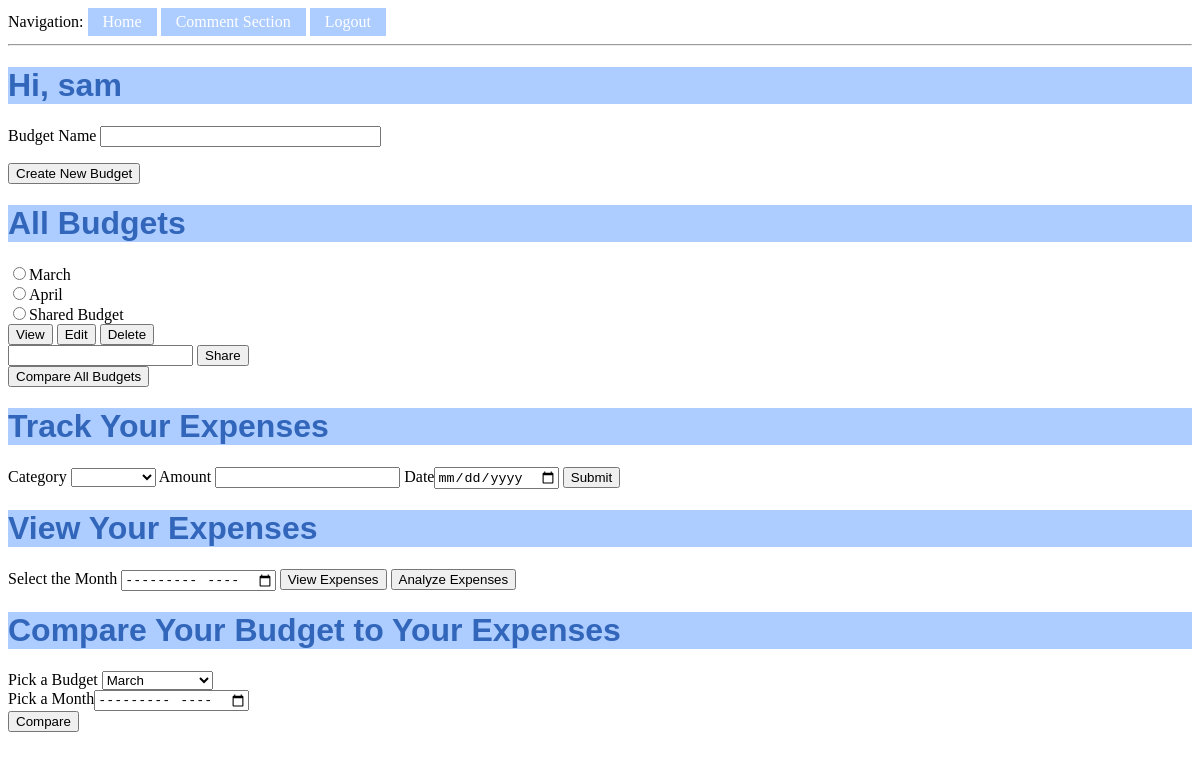
Page /index (signed in) on the committed database.
### app/models.py (models this page shows, shortened)
class User(UserMixin, db.Model):
	__tablename__ = 'users'
	id = db.Column(db.Integer, primary_key=True)
	username = db.Column(db.String(64), index=True, unique=True)
	password_hash = db.Column(db.String(128))

class Budget(db.Model):
	__tablename__ = 'budgets'
	id = db.Column(db.Integer, primary_key=True)
	budget_name = db.Column(db.String(100))
	username = db.Column(db.String(64))
	shared_by = db.Column(db.String(64))

### app/routes.py (the view, shortened to what this page needs)
@app.route('/')
@app.route('/index', methods = ['GET', 'POST'])
def index():
	createform = CreateBudget()
	viewform = ViewBudget()
	editform = EditBudget()
	deleteform = DeleteBudget()
	expenseform = Expenses()
	shareform = ShareBudget()
	share=0
	budgets = Budget.query.filter_by(username=current_user.username)
	budgets2 = []
	shared = []
	for b in budgets:
		budgets2+=[str(b.budget_name)]
		shared+=[b.shared_by]
	count = Budget.query.filter_by(username=current_user.username).count()
	differences = {}
	expenses_for_the_month=[]
	if 'editexpense' in request.form:
		expenseid=request.form['expenseid']
		return render_template('edit.html', expenseid=expenseid, expenseform=expenseform)
	return render_template('index.html', title= 'Home', createform = createform, viewform=viewform, editform=editform, deleteform=deleteform, expenseform=expenseform, shareform=shareform, budgets=budgets2, count = count, expenses_for_the_month=expenses_for_the_month, shared = shared, length=len(expenses_for_the_month), differences=differences, dict_length=len(differences),share=share, budget_size=len(budgets2))

### app/forms.py
class CreateBudget(FlaskForm):
	budget_name = StringField('Budget Name', validators=[DataRequired()])
	submit = SubmitField('Create New Budget')

class ViewBudget(FlaskForm):
	viewsubmit = SubmitField('View')

### app/models.py (called while the page is built)
@login.user_loader
def load_user(id):
	return User.query.get(int(id))

### app/templates/index.html (shortened to what this page needs)
{% extends "base.html" %}
{% block content %}
	<h1> Hi, {{ current_user.username }} </h1>
	<form action = "" method = "POST">
	<p>
		{{ createform.budget_name.label }}
		{{ createform.budget_name(size=32) }}
	</p>
	<p>{{ createform.submit() }}</p>
	</form>
	<div>
		{% if count==0 %}
		<div></div>
		{% else %}
	<h1>All Budgets</h1>
	<form action = "/choose" method = "POST">
		{% for b in range(budget_size) %}
		<input type = "radio" id = "radio" name = "radio" value = "{{budgets[b]}}">{{budgets[b]}}
		<br>
		{% endfor %}
		{{viewform.viewsubmit}}
		{{editform.editsubmit}}
		{{deleteform.deletesubmit}}
		<br>
		{{shareform.shareuser}}
		{{shareform.sharesubmit}}
	</form>
		{% endif %}
	</div>
	<div>
		<form action = "" method = "POST">
		<input type = "submit" id = "comparebudgets" name = "comparebudgets" value = "Compare All Budgets">
		</form>
	</div>
	<div>
		<h1>Track Your Expenses</h1>
		<form action = "" method = "POST">
			{{expenseform.category.label}}
			{{expenseform.category}}
			{{expenseform.amount.label}}
			{{expenseform.amount}}
			<label>Date</label><input type = "date" id = "date" name="date">
			{{expenseform.expensesubmit}}
		</form>
	</div>
	<div>
	<form action = "" method = "POST">
		<h1>View Your Expenses</h1>
		<label>Select the Month</label>
		<input type = "month" id = "month" name ="month">
		<input type = "submit" id = "viewexpenses" name = "viewexpenses" value = "View Expenses">
		<input type = "submit" id = "analyzeexpenses" name = "analyzeexpenses" value = "Analyze Expenses">
	</form>
	</div>
	{% if count==0 %}
	<div></div>
	{% else %}
	<div>
		<h1>Compare Your Budget to Your Expenses</h1>
		<form action ="" method = "POST">
			<label>Pick a Budget</label>
			<select id = "select" name = "select">
				{% for b in budgets %}
				<option name = "option" id = "option" value = {{b}}>{{b}}</option>
				{% endfor %}
			</select>
			<br>
			<label>Pick a Month</label><input type ="month" id = "month" name ="month">
			<br>
			<input type = "submit" id ="comparesubmit" name ="comparesubmit" value = "Compare">
		</form>
	</div>
	{% endif %}
{% endblock %}

### app/static/styles/index.css (style rules this page uses)
h1 { color: #3266ba; background-color: #adccff; font-family: "Impact", Charcoal, sans-serif; }

### rows in the picture
User: username "sam"
Budget: budget_name "March"
Budget: budget_name "April"
Budget: budget_name "Shared Budget"

### other values in the picture
{{ createform.budget_name.label }} "Budget Name"
{{ expenseform.category.label }} "Category"
{{ expenseform.amount.label }} "Amount"
form field select "March"
